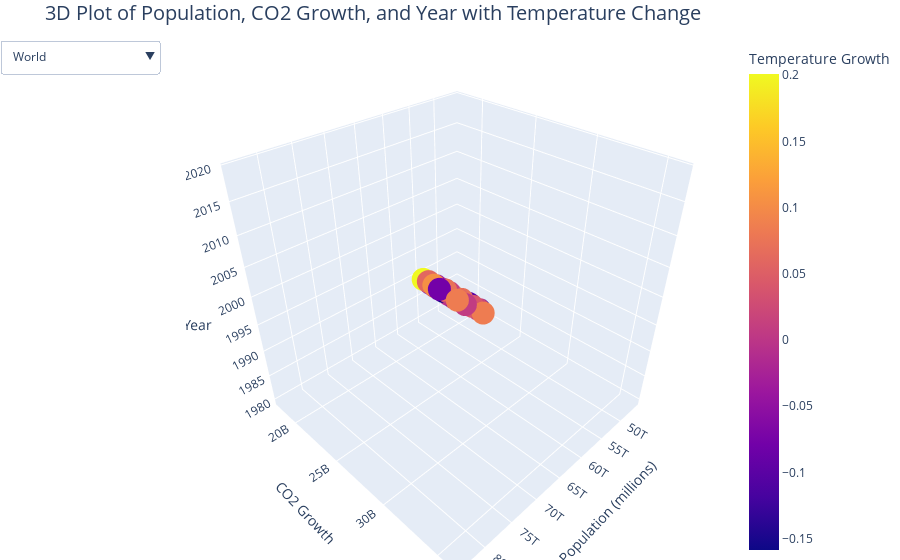

This figure's notebook cell:
### Code cell
import pandas as pd
import plotly.express as px

# Load the datasets
co2_emissions = pd.read_csv(r'C:\Users\Thomas\OneDrive\Documents\Documents University\First_Year\Informatie visualisatie\2024\Project2024\CO2 emission by countries.csv', encoding='ISO-8859-1')
temperature_change = pd.read_csv(r'C:\Users\Thomas\OneDrive\Documents\Documents University\First_Year\Informatie visualisatie\2024\Project2024\Environment_Temperature_change_E_All_Data_NOFLAG_CSV.csv', encoding='ISO-8859-1')
population_data = pd.read_csv(r'C:\Users\Thomas\OneDrive\Documents\Documents University\First_Year\Informatie visualisatie\2024\Project2024\Population_dataset.csv', skiprows=4, delimiter=',', encoding='ISO-8859-1')

# Reshape the new population data from wide to long format
population_data = population_data.melt(id_vars=['Country Name', 'Country Code', 'Indicator Name', 'Indicator Code'],
                                       var_name='Year', value_name='Population')

# Remove any non-numeric 'Year' entries
population_data = population_data[population_data['Year'].str.isnumeric()]

population_data['Year'] = population_data['Year'].astype(int)
population_data = population_data.dropna(subset=['Population'])

# Convert population from billions to millions
population_data['Population'] *= 1000

# Filter relevant years
population_data = population_data[population_data['Year'].between(1979, 2020)]
co2_emissions = co2_emissions[co2_emissions['Year'].between(1979, 2020)]

# Process the population data
population_data = population_data.groupby(['Country Name', 'Year'])['Population'].sum().reset_index()
population_data.rename(columns={'Country Name': 'Country'}, inplace=True)

# Process the CO2 emissions data
co2_emissions.rename(columns={'CO2 emission (Tons)': 'CO2 Emissions'}, inplace=True)
co2_emissions['CO2 Growth'] = co2_emissions.groupby('Country')['CO2 Emissions'].diff().fillna(0)

# Calculate global values
global_population = population_data.groupby('Year')['Population'].sum().reset_index()
global_population['Country'] = 'World'
global_co2 = co2_emissions.groupby('Year')['CO2 Growth'].sum().reset_index()
global_co2['Country'] = 'World'

# Combine global data
global_data = pd.merge(global_population, global_co2, on='Year')

# Process the temperature change data
# Reshape temperature data from wide to long format
temperature_change = temperature_change.melt(id_vars=['Area', 'Element'], var_name='Year', value_name='Temperature')
temperature_change['Year'] = temperature_change['Year'].str.extract('(\d+)', expand=False).astype(float)
temperature_change = temperature_change.dropna(subset=['Year', 'Temperature'])
temperature_change['Year'] = temperature_change['Year'].astype(int)
temperature_change = temperature_change[temperature_change['Year'].between(1980, 2020)]
temperature_change = temperature_change.groupby('Year')['Temperature'].mean().reset_index()
temperature_change.rename(columns={'Temperature': 'Temperature Change'}, inplace=True)
temperature_change['Temperature Growth'] = temperature_change['Temperature Change'].diff().fillna(0)

# Merge global temperature change data
global_data = pd.merge(global_data, temperature_change, on='Year')

# Identify top 5 countries with highest population and CO2 emissions
top_countries_population = population_data.groupby('Country')['Population'].sum().nlargest(5).index
top_countries_co2 = co2_emissions.groupby('Country')['CO2 Growth'].sum().nlargest(5).index
top_countries = top_countries_population.union(top_countries_co2)

# Merge population and CO2 data for these countries
country_data = pd.merge(population_data, co2_emissions, on=['Country', 'Year'])
country_data = country_data[country_data['Country'].isin(top_countries)]

# Merge with temperature change data
country_data = pd.merge(country_data, temperature_change, on='Year')

# Create the plot with dropdown menu
fig = px.scatter_3d(global_data, x='Population', y='CO2 Growth', z='Year',
                    color='Temperature Growth', title='3D Plot of Population, CO2 Growth, and Year with Temperature Change',
                    color_continuous_scale= px.colors.sequential.Plasma)

# Update layout for better spacing and readability
fig.update_layout(
    scene=dict(
        xaxis=dict(title='Population (millions)', titlefont=dict(size=14), tickfont=dict(size=12), tickformat='.2s'),
        yaxis=dict(title='CO2 Growth', titlefont=dict(size=14), tickfont=dict(size=12)),
        zaxis=dict(title='Year', titlefont=dict(size=14), tickfont=dict(size=12))
    ),
    margin=dict(l=0, r=0, b=0, t=40),  # Increase margins
    title=dict(font=dict(size=20)),  # Increase title font size
    updatemenus=[dict(
        buttons=[
            dict(label="World",
                 method="update",
                 args=[{"x": [global_data['Population']], 
                        "y": [global_data['CO2 Growth']],
                        "z": [global_data['Year']],
                        "marker.color": [global_data['Temperature Growth']]}]
            )
        ] + [
            dict(label=country,
                 method="update",
                 args=[{"x": [country_data[country_data['Country'] == country]['Population']], 
                        "y": [country_data[country_data['Country'] == country]['CO2 Growth']],
                        "z": [country_data[country_data['Country'] == country]['Year']],
                        "marker.color": [country_data[country_data['Country'] == country]['Temperature Growth']]}]
            )
            for country in top_countries
        ],
        direction="down",
        showactive=True
    )]
)

fig.show()
